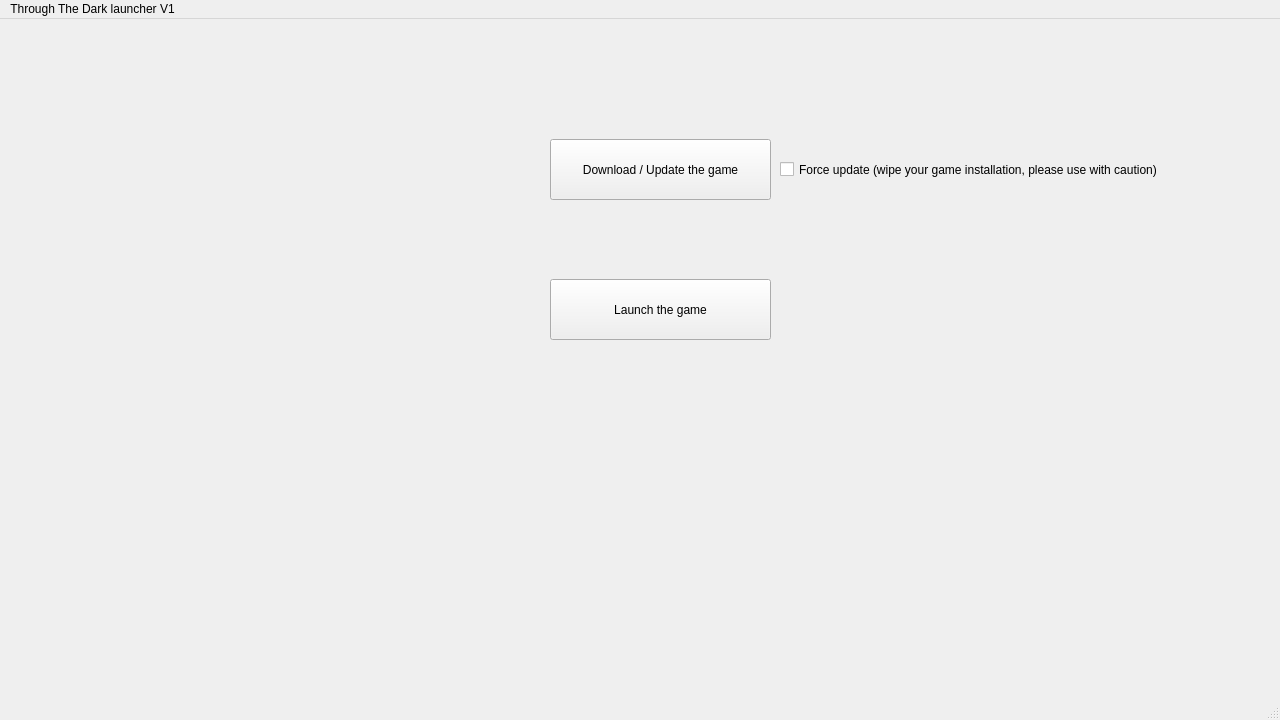
<?xml version="1.0" encoding="UTF-8"?>
<ui version="4.0">
 <class>ThroughTheDarkLauncher</class>
 <widget class="QMainWindow" name="ThroughTheDarkLauncher">
  <property name="geometry">
   <rect>
    <x>0</x>
    <y>0</y>
    <width>1280</width>
    <height>720</height>
   </rect>
  </property>
  <property name="sizePolicy">
   <sizepolicy hsizetype="Maximum" vsizetype="Maximum">
    <horstretch>128</horstretch>
    <verstretch>72</verstretch>
   </sizepolicy>
  </property>
  <property name="minimumSize">
   <size>
    <width>1280</width>
    <height>720</height>
   </size>
  </property>
  <property name="maximumSize">
   <size>
    <width>1280</width>
    <height>720</height>
   </size>
  </property>
  <property name="windowTitle">
   <string>Through The Dark Launcher</string>
  </property>
  <widget class="QWidget" name="centralwidget">
   <widget class="QPushButton" name="pushButton">
    <property name="geometry">
     <rect>
      <x>550</x>
      <y>120</y>
      <width>221</width>
      <height>61</height>
     </rect>
    </property>
    <property name="text">
     <string>Download / Update the game</string>
    </property>
   </widget>
   <widget class="QPushButton" name="pushButton_2">
    <property name="geometry">
     <rect>
      <x>550</x>
      <y>260</y>
      <width>221</width>
      <height>61</height>
     </rect>
    </property>
    <property name="text">
     <string>Launch the game</string>
    </property>
    <property name="checkable">
     <bool>false</bool>
    </property>
   </widget>
   <widget class="QCheckBox" name="checkBox">
    <property name="geometry">
     <rect>
      <x>780</x>
      <y>110</y>
      <width>461</width>
      <height>81</height>
     </rect>
    </property>
    <property name="text">
     <string>Force update (wipe your game installation, please use with caution)</string>
    </property>
   </widget>
  </widget>
  <widget class="QMenuBar" name="menubar">
   <property name="geometry">
    <rect>
     <x>0</x>
     <y>0</y>
     <width>1280</width>
     <height>20</height>
    </rect>
   </property>
   <widget class="QMenu" name="menuThrough_The_Dark_launcher_V1">
    <property name="title">
     <string>Through The Dark launcher V1</string>
    </property>
   </widget>
   <addaction name="menuThrough_The_Dark_launcher_V1"/>
  </widget>
  <widget class="QStatusBar" name="statusbar"/>
 </widget>
 <resources/>
 <connections/>
</ui>
